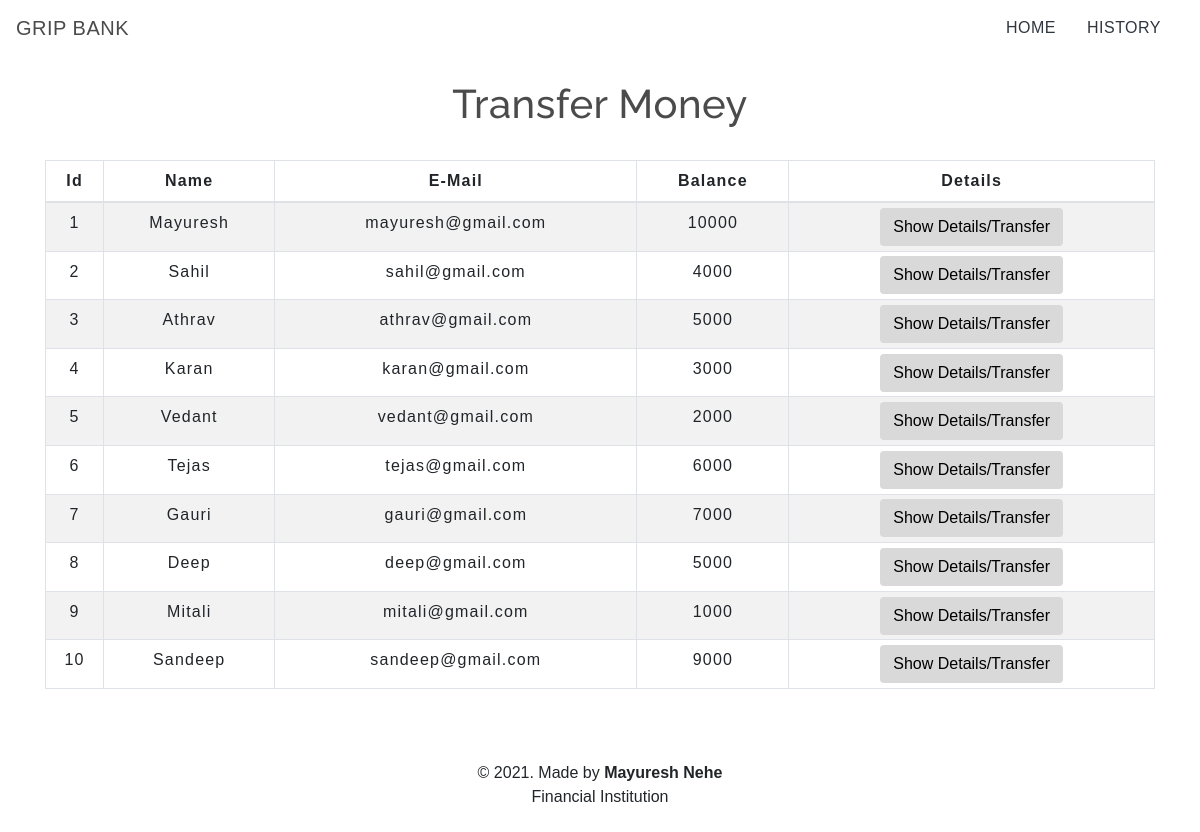
The app's page /transfermoney.php with its own data.
### tables this page shows
CREATE TABLE `users` (
  `id` int(5) NOT NULL,
  `name` text NOT NULL,
  `email` varchar(30) NOT NULL,
  `balance` int(8) NOT NULL
);

### transfermoney.php (the view, shortened to what this page needs)
<!DOCTYPE html>
<html lang="en">
<head>
    <link rel="stylesheet" href="https://maxcdn.bootstrapcdn.com/bootstrap/4.0.0/css/bootstrap.min.css">
    <link rel="stylesheet" type="text/css" href="css/table.css">
    <link rel="stylesheet" type="text/css" href="css/navbar.css">
</head>
<body style background="img/h.jpg">
<?php
    include 'config.php';
    $sql = "SELECT * FROM users";
    $result = mysqli_query($conn,$sql);
?>
<?php
  include 'navbar.php';
?>
<div class="container">
        <h2 class="text-center pt-4">Transfer Money</h2>
        <br>
            <div class="row">
                <div class="col">
                    <div class="table-responsive-sm">
                    <table class="table table-hover table-sm table-striped table-condensed table-bordered">
                        <thead>
                            <tr>
                            <th scope="col" class="text-center py-2">Id</th>
                            <th scope="col" class="text-center py-2">Name</th>
                            <th scope="col" class="text-center py-2">E-Mail</th>
                            <th scope="col" class="text-center py-2">Balance</th>
                            <th scope="col" class="text-center py-2">Details</th>
                            </tr>
                        </thead>
                        <tbody>
                <?php
                    while($rows=mysqli_fetch_assoc($result)){
                ?>
                    <tr>
                        <td class="py-2"><?php echo $rows['id'] ?></td>
                        <td class="py-2"><?php echo $rows['name']?></td>
                        <td class="py-2"><?php echo $rows['email']?></td>
                        <td class="py-2"><?php echo $rows['balance']?></td>
                        <td><a href="selecteduserdetail.php?id= <?php echo $rows['id'] ;?>"> <button type="button" class="btn">Show Details/Transfer</button></a></td>
                    </tr>
                <?php
                    }
                ?>
                        </tbody>
                    </table>
                    </div>
                </div>
            </div>
         </div>
<footer class="text-center mt-5 py-2">
            <p>&copy 2021. Made by <b>Mayuresh Nehe</b> <br>Financial Institution </p>
        </footer>
</body>
</html>

### navbar.php (shortened to what this page needs)
<nav class="navbar navbar-expand-md navbar-Dark bg-Dark">
<a class="navbar-brand" href="index.php">GRIP BANK</a>
<div class="collapse navbar-collapse" id="collapsibleNavbar">
      <ul class="navbar-nav ml-auto">
        <li class="nav-item">
          <a class="nav-link" href="index.php">HOME</a>
        </li>
        <li class="nav-item">
          <a class="nav-link" href="transactionhistory.php">HISTORY</a>
        </li>
    </div>
 </nav>

### css/table.css (style rules this page uses)
* { padding: 0; margin: 0; box-sizing: border-box; font-family: sans-serif; }
h2 { font-size: 40px; }
table { letter-spacing: 1.2px; }
td { text-align: center; }
button { border:none; background: #d9d9d9; transition: 1s; }

### css/navbar.css (style rules this page uses)
.nav-link { margin-right: 15px; color:#2F363F; letter-spacing: 0.5px; transition: 0.5s; }
.navbar-brand { color: #4C4B4B; letter-spacing: 0.5px; }
h2 { color: #4C4B4B; letter-spacing: 0.5px; font-family: raleway; }

### transfermoney.php (style rules this page uses)
button { transition: 1.5s; }

### records on screen
users: id "1", name "Mayuresh", email "mayuresh@gmail.com", balance "10000"
users: id "2", name "Sahil", email "sahil@gmail.com", balance "4000"
users: id "3", name "Athrav", email "athrav@gmail.com", balance "5000"
users: id "4", name "Karan", email "karan@gmail.com", balance "3000"
users: id "5", name "Vedant", email "vedant@gmail.com", balance "2000"
users: id "6", name "Tejas", email "tejas@gmail.com", balance "6000"
users: id "7", name "Gauri", email "gauri@gmail.com", balance "7000"
users: id "8", name "Deep", email "deep@gmail.com", balance "5000"
users: id "9", name "Mitali", email "mitali@gmail.com", balance "1000"
users: id "10", name "Sandeep", email "sandeep@gmail.com", balance "9000"
